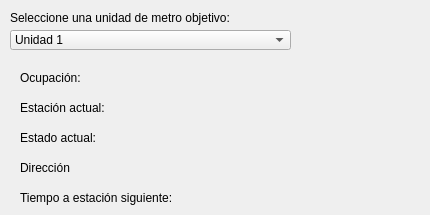
               <widget class="QWidget" name="widget_2" native="true">
                <widget class="QComboBox" name="comboBox">
                 <property name="geometry">
                  <rect>
                   <x>10</x>
                   <y>30</y>
                   <width>281</width>
                   <height>20</height>
                  </rect>
                 </property>
                 <property name="sizePolicy">
                  <sizepolicy hsizetype="MinimumExpanding" vsizetype="Fixed">
                   <horstretch>0</horstretch>
                   <verstretch>0</verstretch>
                  </sizepolicy>
                 </property>
                 <property name="insertPolicy">
                  <enum>QComboBox::InsertPolicy::NoInsert</enum>
                 </property>
                 <item>
                  <property name="text">
                   <string>Unidad 1</string>
                  </property>
                 </item>
                 <item>
                  <property name="text">
                   <string>Unidad 2</string>
                  </property>
                 </item>
                 <item>
                  <property name="text">
                   <string>Unidad 3</string>
                  </property>
                 </item>
                 <item>
                  <property name="text">
                   <string>Unidad 4</string>
                  </property>
                 </item>
                 <item>
                  <property name="text">
                   <string>Unidad 5</string>
                  </property>
                 </item>
                 <item>
                  <property name="text">
                   <string>Unidad 6</string>
                  </property>
                 </item>
                 <item>
                  <property name="text">
                   <string>Unidad 7</string>
                  </property>
                 </item>
                 <item>
                  <property name="text">
                   <string>Unidad 8</string>
                  </property>
                 </item>
                 <item>
                  <property name="text">
                   <string>Unidad 9</string>
                  </property>
                 </item>
                 <item>
                  <property name="text">
                   <string>Unidad 10</string>
                  </property>
                 </item>
                 <item>
                  <property name="text">
                   <string>Unidad 11</string>
                  </property>
                 </item>
                 <item>
                  <property name="text">
                   <string>Unidad 12</string>
                  </property>
                 </item>
                 <item>
                  <property name="text">
                   <string>Unidad 13</string>
                  </property>
                 </item>
                 <item>
                  <property name="text">
                   <string>Unidad 14</string>
                  </property>
                 </item>
                 <item>
                  <property name="text">
                   <string>Unidad 15</string>
                  </property>
                 </item>
                 <item>
                  <property name="text">
                   <string>Unidad 16</string>
                  </property>
                 </item>
                 <item>
                  <property name="text">
                   <string>Unidad 17</string>
                  </property>
                 </item>
                 <item>
                  <property name="text">
                   <string>Unidad 18</string>
                  </property>
                 </item>
                 <item>
                  <property name="text">
                   <string>Unidad 19</string>
                  </property>
                 </item>
                 <item>
                  <property name="text">
                   <string>Unidad 20</string>
                  </property>
                 </item>
                 <item>
                  <property name="text">
                   <string>Unidad 21</string>
                  </property>
                 </item>
                 <item>
                  <property name="text">
                   <string>Unidad 22</string>
                  </property>
                 </item>
                 <item>
                  <property name="text">
                   <string>Unidad 23</string>
                  </property>
                 </item>
                 <item>
                  <property name="text">
                   <string>Unidad 24</string>
                  </property>
                 </item>
                 <item>
                  <property name="text">
                   <string>Unidad 25</string>
                  </property>
                 </item>
                 <item>
                  <property name="text">
                   <string>Unidad 26</string>
                  </property>
                 </item>
                 <item>
                  <property name="text">
                   <string>Unidad 27</string>
                  </property>
                 </item>
                 <item>
                  <property name="text">
                   <string>Unidad 28</string>
                  </property>
                 </item>
                 <item>
                  <property name="text">
                   <string>Unidad 29</string>
                  </property>
                 </item>
                 <item>
                  <property name="text">
                   <string>Unidad 30</string>
                  </property>
                 </item>
                 <item>
                  <property name="text">
                   <string>Unidad 31</string>
                  </property>
                 </item>
                 <item>
                  <property name="text">
                   <string>Unidad 32</string>
                  </property>
                 </item>
                 <item>
                  <property name="text">
                   <string>Unidad 33</string>
                  </property>
                 </item>
                 <item>
                  <property name="text">
                   <string>Unidad 34</string>
                  </property>
                 </item>
                 <item>
                  <property name="text">
                   <string>Unidad 35</string>
                  </property>
                 </item>
                 <item>
                  <property name="text">
                   <string>Unidad 36</string>
                  </property>
                 </item>
                </widget>
                <widget class="QLabel" name="label_62">
                 <property name="geometry">
                  <rect>
                   <x>10</x>
                   <y>10</y>
                   <width>231</width>
                   <height>15</height>
                  </rect>
                 </property>
                 <property name="minimumSize">
                  <size>
                   <width>200</width>
                   <height>0</height>
                  </size>
                 </property>
                 <property name="maximumSize">
                  <size>
                   <width>16777215</width>
                   <height>15</height>
                  </size>
                 </property>
                 <property name="text">
                  <string>Seleccione una unidad de metro objetivo:</string>
                 </property>
                </widget>
                <widget class="QLabel" name="labelOcupacion">
                 <property name="geometry">
                  <rect>
                   <x>20</x>
                   <y>70</y>
                   <width>401</width>
                   <height>16</height>
                  </rect>
                 </property>
                 <property name="text">
                  <string>Ocupación:</string>
                 </property>
                </widget>
                <widget class="QLabel" name="label_estacionactual">
                 <property name="geometry">
                  <rect>
                   <x>20</x>
                   <y>100</y>
                   <width>401</width>
                   <height>16</height>
                  </rect>
                 </property>
                 <property name="text">
                  <string>Estación actual:</string>
                 </property>
                </widget>
                <widget class="QLabel" name="label_estadoactual">
                 <property name="geometry">
                  <rect>
                   <x>20</x>
                   <y>130</y>
                   <width>391</width>
                   <height>16</height>
                  </rect>
                 </property>
                 <property name="text">
                  <string>Estado actual:</string>
                 </property>
                </widget>
                <widget class="QLabel" name="label_estacionsiguiente">
                 <property name="geometry">
                  <rect>
                   <x>20</x>
                   <y>160</y>
                   <width>401</width>
                   <height>16</height>
                  </rect>
                 </property>
                 <property name="text">
                  <string>Dirección</string>
                 </property>
                </widget>
                <widget class="QLabel" name="label_tiempoasiguiente">
                 <property name="geometry">
                  <rect>
                   <x>20</x>
                   <y>190</y>
                   <width>391</width>
                   <height>16</height>
                  </rect>
                 </property>
                 <property name="text">
                  <string>Tiempo a estación siguiente:</string>
                 </property>
                </widget>
               </widget>
